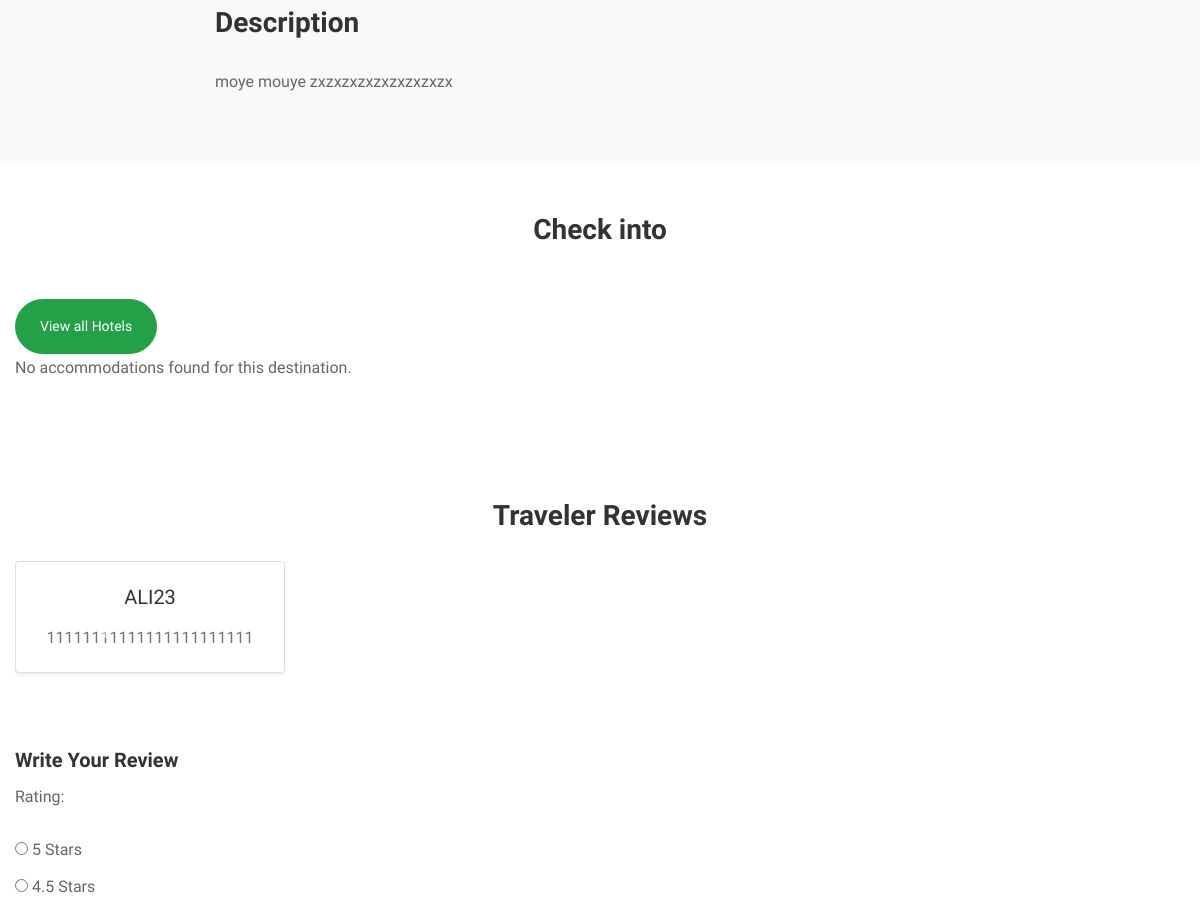
Page /destination_details/Derawar Fort/ (signed in, middle part) on the earlier database version.
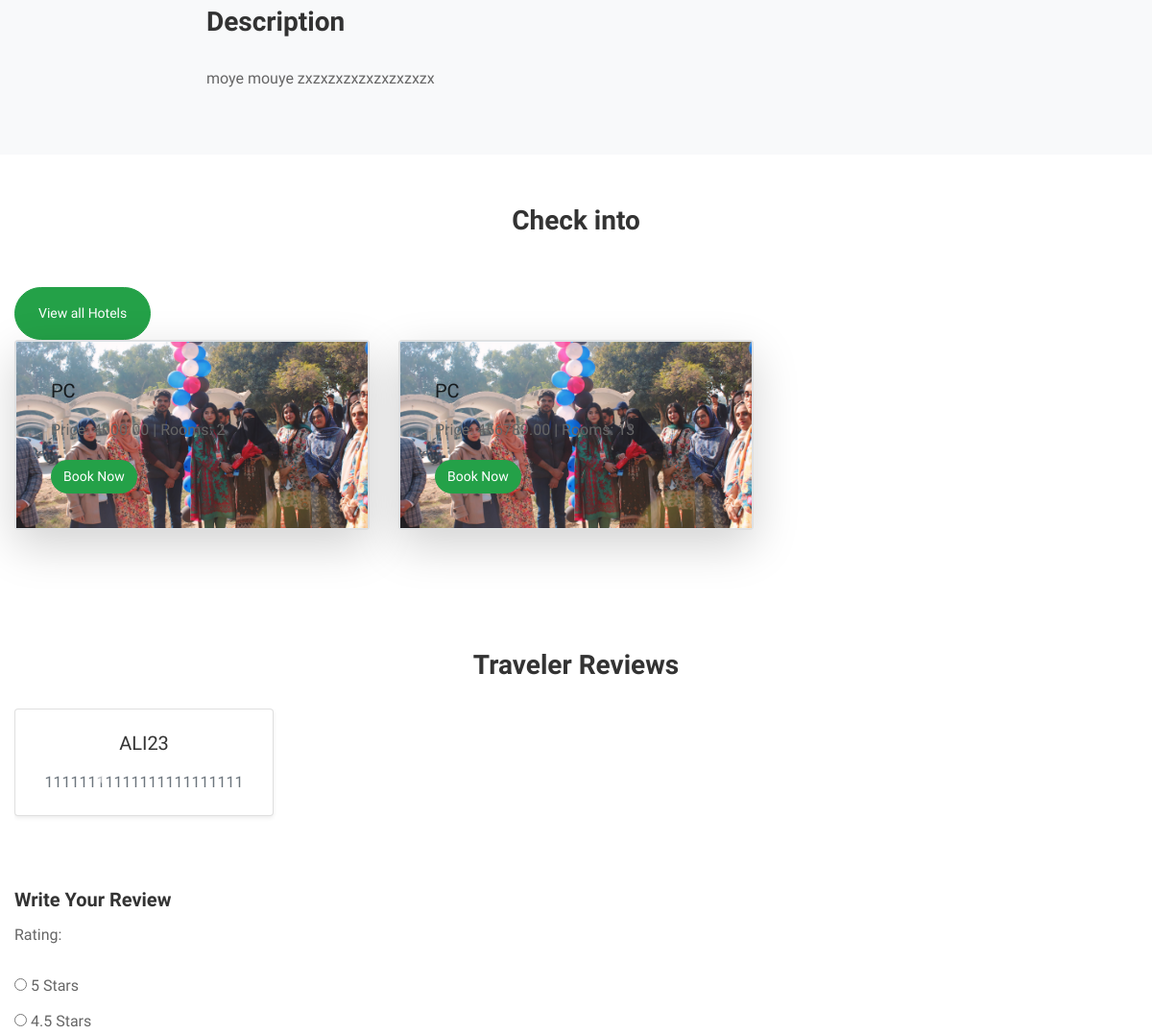
Same page on the later database version.
### Utrip/models.py (models this page shows, shortened)
class Destination(models.Model):
    city = models.ForeignKey(City, on_delete=models.CASCADE)
    destination_spot = models.CharField(max_length=100, null=True)
    keywords = models.CharField(max_length=250)
    category = models.ForeignKey(Category,on_delete=models.CASCADE)
    featured_img = models.ImageField(upload_to='pictures/pics')
    img1 = models.ImageField(upload_to='pictures/pics')
    img2 = models.ImageField(upload_to='pictures/pics')
    description = models.TextField()

class ReviewRating(models.Model):
    destination = models.ForeignKey(Destination, on_delete=models.CASCADE, related_name='reviews')
    user = models.ForeignKey(User, on_delete=models.CASCADE)
    subject = models.CharField(max_length=100, blank=True)
    review = models.TextField(blank=True)
    rating = models.FloatField(validators=[MinValueValidator(1.0)])  # Ensure a minimum rating
    ip = models.CharField(max_length=20, blank=True)
    status = models.BooleanField(default=True)
    created_at = models.DateTimeField(auto_now_add=True)
    updated_at = models.DateTimeField(auto_now=True)

class Accommodation(models.Model):
    owner = models.CharField(max_length=50)
    name = models.CharField(max_length=50)
    destination = models.ForeignKey('City', on_delete=models.CASCADE)
    type = models.ForeignKey('Type', on_delete=models.CASCADE)
    average_price = models.DecimalField(max_digits=10, decimal_places=2)
    rooms = models.IntegerField(default=1, validators=[MinValueValidator(1)])
    contact = models.CharField(max_length=20)
    img1 = models.ImageField(upload_to='pictures/pics_rooms/', blank=True, null=True)
    img2 = models.ImageField(upload_to='pictures/pics_rooms/', blank=True, null=True)
    address = models.TextField()
    business_license = models.FileField(upload_to='documents/business_licenses/')
    registration_certificate = models.FileField(upload_to='documents/registration_certificates/')
    is_approved = models.BooleanField(default=False)
    created_at = models.DateTimeField(auto_now_add=True)

### Utrip/views.py (the view)
# urls.py: path('destination_details/<str:destination_name>/', destination_details, name='destination_details'),
@login_required
def destination_details(request, destination_name):
    dest = get_object_or_404(Destination, destination_spot=destination_name)
    accommodations = Accommodation.objects.filter(destination=dest.city)  # Use the related city
    reviews = ReviewRating.objects.filter(destination=dest)
    form = ReviewForm1()
    n = len(reviews)
    nSlides = ceil(n / 4)
    context = {
    'accommodations': accommodations,
    'destination': dest,
    'reviews': reviews,
    'no_of_slides': nSlides,
    'range': range(1, nSlides + 1),
    'form': form
}
    return render(request, 'destination_details.html', context)

### Utrip/forms.py
class ReviewForm1(forms.ModelForm):
    RATING_CHOICES = [
        (5, "5 Stars"),
        (4.5, "4.5 Stars"),
        (4, "4 Stars"),
        (3.5, "3.5 Stars"),
        (3, "3 Stars"),
        (2.5, "2.5 Stars"),
        (2, "2 Stars"),
        (1.5, "1.5 Stars"),
        (1, "1 Star"),
        (0.5, "0.5 Star"),
    ]
    rating = forms.ChoiceField(choices=RATING_CHOICES, widget=forms.RadioSelect)
    review = forms.CharField(widget=forms.Textarea(attrs={"rows": 4, "class": "form-control", "placeholder": "Write your review here..."}))
    class Meta:
        model = ReviewRating
        fields = ['rating', 'review']

### Utrip/models.py (called while the page is built)
    def __str__(self):
        return self.name

    def __str__(self):
        return self.category_name

### Utrip/Templates/destination_details.html (shortened to what this page needs)
{% extends 'base.html' %}
{% load static %}
{% block content %}
<div class="destination_details_info py-5 bg-light">
    <div class="container">
        <div class="row justify-content-center">
            <div class="col-lg-8 col-md-9">
                <div class="destination_info">
                    <h3 class="mb-4 font-weight-bold">Description</h3>
                    <p>{{ destination.description }}</p>
                </div>
            </div>
        </div>
    </div>
</div>
<div class="accommodation py-5">
    <div class="container">
        <h3 class="text-center mb-5 font-weight-bold">Check into </h3>
     <div>   <a href="{% url 'hotels' %}" class="btn btn-primary py-3 px-4 rounded-pill animated fadeInUp" style="animation-delay: 1s;">View all Hotels</a>
     </div>
        {% if accommodations %}
        <div class="row">
            {% for hotel in accommodations %}
            <div class="col-md-4 mb-4">
                <div class="card shadow-lg rounded">
                    <div class="destination-box border p-3" style="background-image: url('{{ destination.img1.url }}'); background-size: cover; background-position: center;">
                        <div class="card-body">
                        <h5 class="card-title">{{ hotel.name }}</h5>
                        <p class="card-text">Price: {{ hotel.average_price }} | Rooms: {{ hotel.rooms }}</p>
                        <a href="{% url 'hotel_details' hotel.id %}" class="btn btn-primary rounded-pill">Book Now</a>
                    </div>
                </div>
                </div>
            </div>
            {% endfor %}
        </div>
        {% else %}
        <p>No accommodations found for this destination.</p>
        {% endif %}
    </div>
</div>
<div class="container mt-5">
    <h3 class="text-center mb-4 font-weight-bold">Traveler Reviews</h3>
    <div id="reviewCarousel" class="carousel slide" data-ride="carousel">
        <ul class="carousel-indicators">
            {% for i in reviews %}
            <li data-target="#reviewCarousel" data-slide-to="{{ forloop.counter0 }}" class="{% if forloop.first %}active{% endif %}"></li>
            {% endfor %}
        </ul>
        <div class="carousel-inner">
            {% for i in reviews %}
            <div class="carousel-item {% if forloop.first %}active{% endif %}">
                <div class="row">
                    {% for review in reviews|slice:"{{ forloop.counter0|add:'-1' }}:{{ forloop.counter0|add:'3' }}" %}
                    <div class="col-md-3 mb-4">
                        <div class="card text-center shadow-sm">
                            <div class="card-body">
                                <h5 class="card-title text-uppercase">{{ review.user.username }}</h5>
                                <p class="card-text text-muted">{{ review.review }}</p>
                            </div>
                        </div>
                    </div>
                    {% endfor %}
                </div>
            </div>
            {% endfor %}
        </div>
        <a class="carousel-control-prev" href="#reviewCarousel" role="button" data-slide="prev">
            <span class="carousel-control-prev-icon" aria-hidden="true"></span>
        </a>
        <a class="carousel-control-next" href="#reviewCarousel" role="button" data-slide="next">
            <span class="carousel-control-next-icon" aria-hidden="true"></span>
        </a>
    </div>
</div>
<div class="container mt-5 mb-5">
    <h5 class="font-weight-bold">Write Your Review</h5>
    <form action="" method="POST" class="form">
        <div class="form-group">
            {{ form.as_p }}
        </div>
    </form>
</div>
{% endblock %}

### Utrip/Templates/base.html (shortened to what this page needs)
{% load static %}
<head>
    <link rel="stylesheet" href="https://ajax.googleapis.com/ajax/libs/jqueryui/1.11.2/themes/smoothness/jquery-ui.css">
    <link rel="stylesheet" href="{% static 'css/animate.css' %}">
    <link rel="stylesheet" href="{% static 'css/owl.carousel.min.css' %}">
    <link rel="stylesheet" href="{% static 'css/owl.theme.default.min.css' %}">
    <link rel="stylesheet" href="{% static 'css/magnific-popup.css' %}">
    <link rel="stylesheet" href="{% static 'css/flaticon.css' %}">
    <link rel="stylesheet" href="{% static 'css/style.css' %}">
    <link rel="stylesheet" href="https://cdnjs.cloudflare.com/ajax/libs/font-awesome/6.0.0/css/font-awesome.min.css">
</head>
    {% block content %}
    {% endblock %}

Differences in the rows shown:
added Accommodation: img1 (picture), name "PC", average_price "4000.00", rooms "2"
added Accommodation: img1 (picture), name "PC", average_price "456789.00", rooms "13"
Other differences:
text no longer shown: "No accommodations found for this destination."
